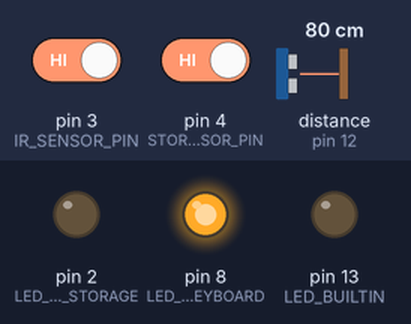
Recording of a sketch running on a simulated Arduino Uno, built with avr-gcc and run on an emulated ATmega328P. Shown: output pins drawn as LEDs (lit = HIGH). Inputs (shaded band) come from the test bench; at power-on: distance to the obstacle (sensor on pin 12) 80 cm, pin 4 (STORAGE_SENSOR_PIN) HIGH, pin 3 (IR_SENSOR_PIN) HIGH. The echo pulse lasts 58.3 µs per cm.

Above: at 1.2 s.
1.3 s: distance to the obstacle (sensor on pin 12) set to 22 cm
3.8 s: distance to the obstacle (sensor on pin 12) set to 18 cm
At 5.5 s:
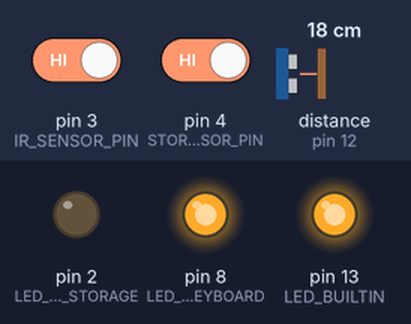
5.9 s: pin 4 (STORAGE_SENSOR_PIN) driven LOW
At 7.0 s:
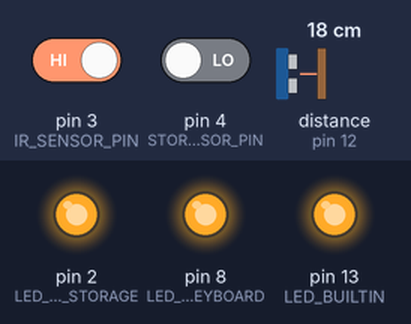
7.4 s: pin 4 (STORAGE_SENSOR_PIN) driven HIGH
At 8.1 s:
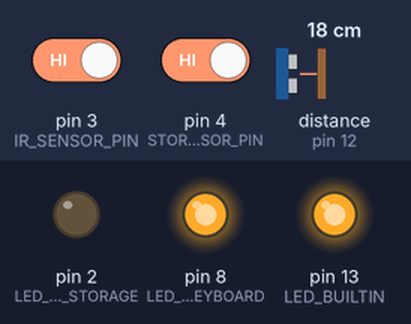
Timing chart, 0 to 9.9 s (numbered marks = the images above; inputs shaded):
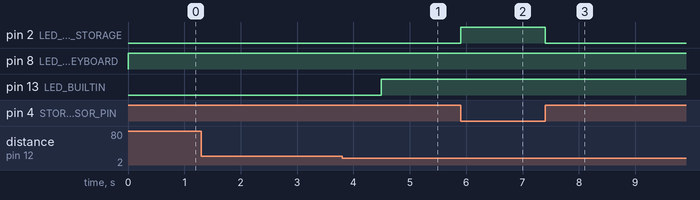

The sketch:

ArduinoDeskLight.ino
```cpp
//Ultrasonic Sensor Parameters
#define OBS_COUNT 200           //Total Observations for averaging
#define THRESHOLD_DISTANCE 20   //Distance of Keyboard Drawer
#define MAX_DIST 100

//Ultrasonic Sensor
#define TRIG_PIN 11
#define ECHO_PIN 12

//Lighting
#define LED_PIN_KEYBOARD 8
#define LED_PIN_STORAGE 2

//IR Proximity Sensor
#define IR_SENSOR_PIN 3

//Storage Contact Switch
#define STORAGE_SENSOR_PIN 4

#include <NewPing.h>

class sensorQue {
	int que[OBS_COUNT];
public:
	void initialize();
	void push(int n);
	float avg();
};
void sensorQue::initialize() {
	for (int i = 0; i < OBS_COUNT; ++i) {
		que[i] = 70;
	}
}
void sensorQue::push(int n) {
	for (int i = OBS_COUNT - 1; i > 0; --i) {
		que[i] = que[i - 1];
	}
	que[0] = n;
}
float sensorQue::avg() {
	float average = 0;
	for (int i = 0; i < OBS_COUNT; ++i) {
		average += que[i];
	}
	average /= OBS_COUNT;
	return average;
}

NewPing ultSndSensor(TRIG_PIN, ECHO_PIN, MAX_DIST);
sensorQue sensorValues;

void setLed() {
	int irValue = digitalRead(IR_SENSOR_PIN);
	if (sensorValues.avg() > THRESHOLD_DISTANCE && irValue == 0) {
		digitalWrite(LED_PIN_KEYBOARD, LOW);
		if (sensorValues.avg() > THRESHOLD_DISTANCE) {
			digitalWrite(LED_BUILTIN, LOW);
		}
	}
	else {
		digitalWrite(LED_PIN_KEYBOARD, HIGH);
		if (sensorValues.avg() < THRESHOLD_DISTANCE) {
			digitalWrite(LED_BUILTIN, HIGH);
		}
	}
	int storageValue = digitalRead(STORAGE_SENSOR_PIN);
	if (storageValue == 0) {
		digitalWrite(LED_PIN_STORAGE, HIGH);
	}
	else {
		digitalWrite(LED_PIN_STORAGE, LOW);
	}
}


void setup() {
	sensorValues.initialize();
	pinMode(LED_BUILTIN, OUTPUT);
	pinMode(LED_PIN_KEYBOARD, OUTPUT);
	pinMode(LED_PIN_STORAGE, OUTPUT);
	pinMode(STORAGE_SENSOR_PIN, INPUT);
	pinMode(IR_SENSOR_PIN, INPUT);

}

void loop() {
	int obs = ultSndSensor.ping_cm();
	while (obs == 0) {
		obs = ultSndSensor.ping_cm();
	}
	sensorValues.push(obs);
	setLed();
}
```

Measured:
- the behaviour switches between 20 and 19 cm on distance to the obstacle (sensor on pin 12) (found by bisection; images 0 and 1)
- after the input at 1.3 s, every drawn part: stays the same
- after the input at 3.8 s, pin 13 (LED_BUILTIN): LOW → HIGH after 0.70 s
- after the input at 5.9 s, pin 2 (LED_PIN_STORAGE): LOW → HIGH at once
- after the input at 7.4 s, pin 2 (LED_PIN_STORAGE): HIGH → LOW at once
